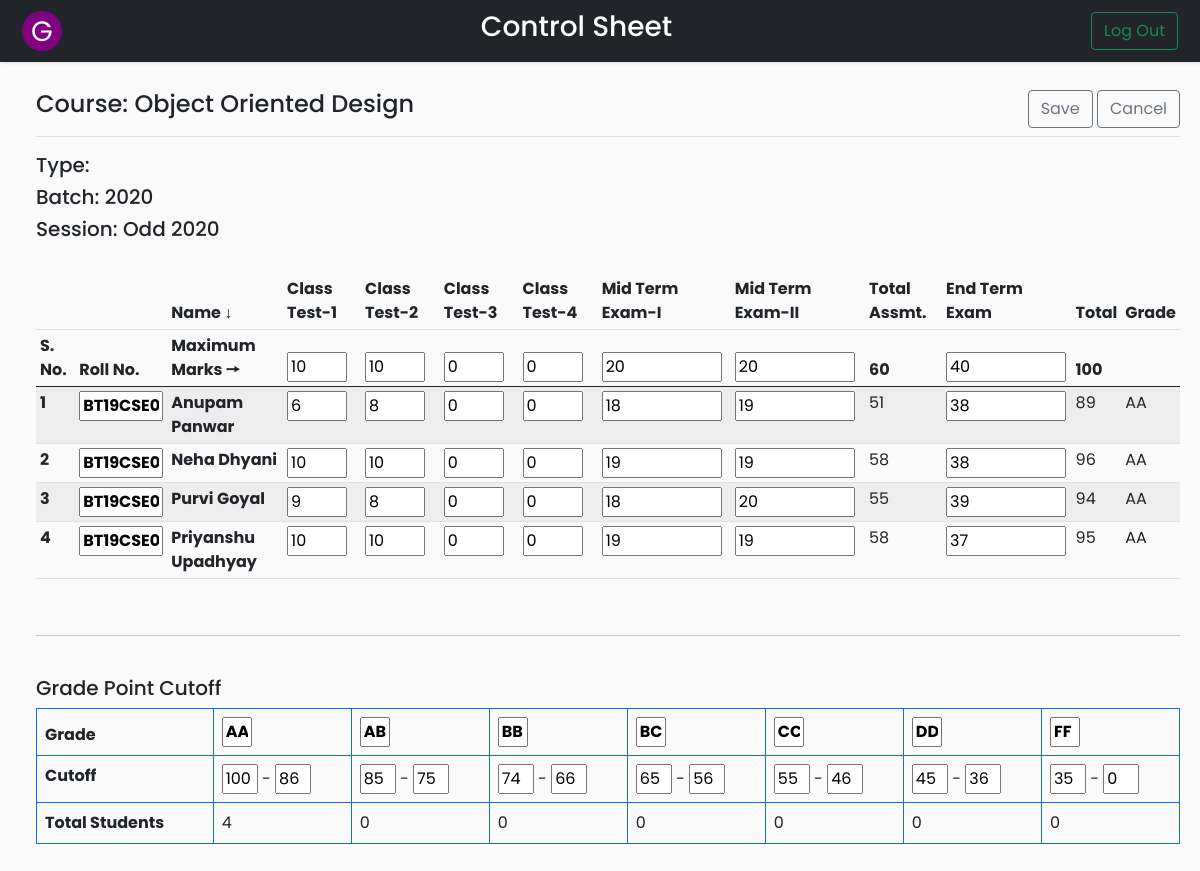
/Codes/edit.php?course=CSL-253 (signed in), run on an earlier commit of the app's database.
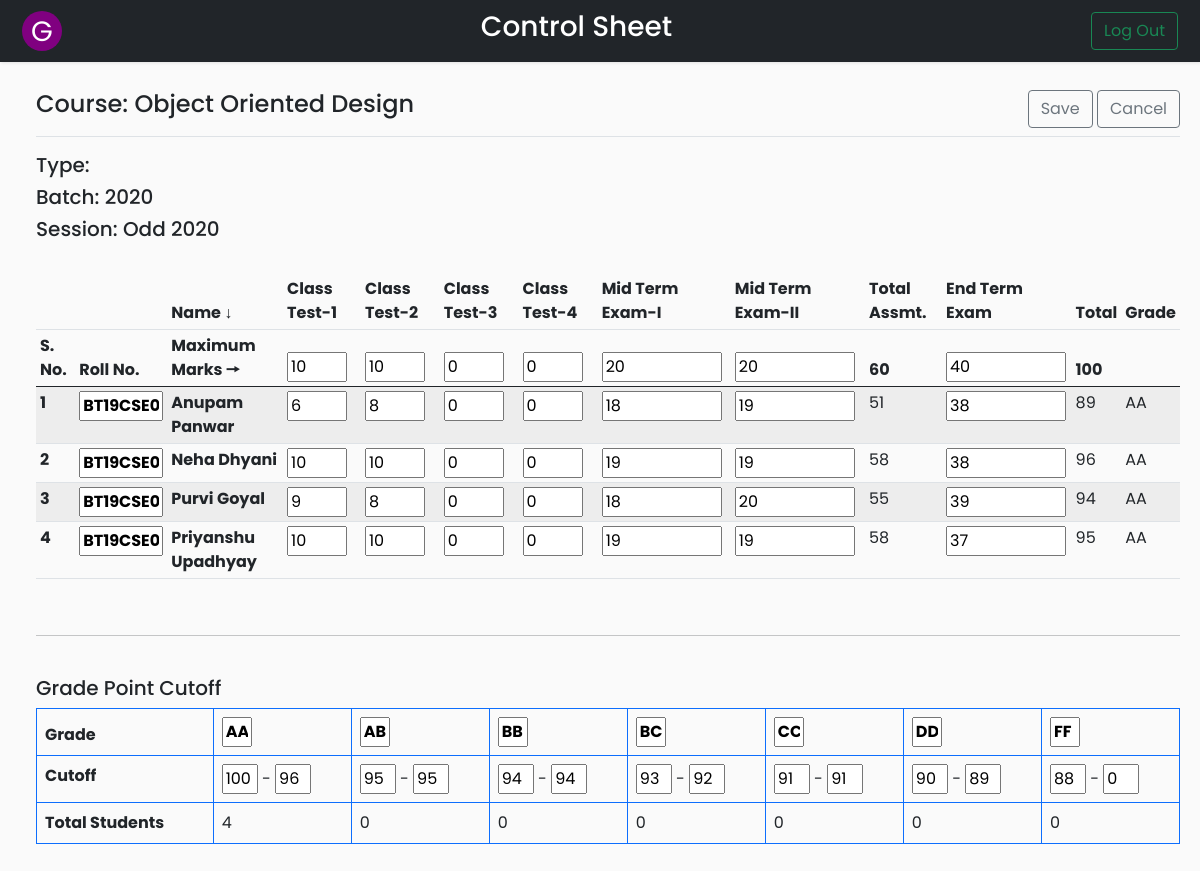
And on a later commit of the database.
### tables this page shows
CREATE TABLE `gradewindow` (
  `course_code` varchar(20) NOT NULL,
  `grade` varchar(5) NOT NULL,
  `lower_cutoff` float NOT NULL,
  `upper_cutoff` float NOT NULL,
  `no_of_students` int(11) DEFAULT NULL
);

### Codes/edit.php (the view, shortened to what the changed rows need)
<?php
if (isset($_SESSION['id'])) {
?>
    <!DOCTYPE html>
    <html>
    <head>
        <link rel="stylesheet" href="css/bootstrap.min.css">
        <link rel="stylesheet" href="css/edit.css">
        <?php
        require_once __DIR__ . '/connection/connect.php';
        if (isset($_GET['course'])) {
            $cd = $_GET['course'];
        } else {
            header('Location: coursetable.php?error=ERROR OCCURRED');
            exit();
        }
        ?>
    </head>
    <body>
        <div class="wrapper">
            <div id="content">
                <main class="col-md-auto ms-sm-3 col-lg-auto px-md-auto">
                    <form action="insert.php?course=<?php echo $cd; ?>" method="post">
                        <br>
                        <div class="table-responsive">
                            <table class="table table-striped table-sm tablecustom">
                                <thead>
                                    <tr>
                                        <th></th>
                                        <th></th>
                                        <th>Name ↓</th>
                                        <th>Class Test-1</th>
                                        <th>Class Test-2</th>
                                        <th>Class Test-3</th>
                                        <th>Class Test-4</th>
                                        <th>Mid Term Exam-I</th>
                                        <th>Mid Term Exam-II</th>
                                        <th>Total Assmt.</th>
                                        <th>End Term Exam</th>
                                        <th>Total</th>
                                        <th>Grade</th>
                                    </tr>
                                    <tr>
                                        <th>S. No.</th>
                                        <th>Roll No.</th>
                                        <th>Maximum Marks 🠖</th>
                                        <?php
                                        $sql = "SELECT * FROM courses WHERE course_code='$cd'";
                                        $result = $conn->query($sql);
                                        if ($row = $result->fetch_assoc()) { ?>
                                            <th><input class="classtest" name="mct1" value="<?php echo $row['mct1']; ?>"></input></th>
                                            <th><input class="classtest" name="mct2" value="<?php echo $row['mct2']; ?>"></input></th>
                                            <th><input class="classtest" name="mct3" value="<?php echo $row['mct3']; ?>"></input></th>
                                            <th><input class="classtest" name="mct4" value="<?php echo $row['mct4']; ?>"></input></th>
                                            <th><input class="marks" name="mmt1" value="<?php echo $row['mmt1']; ?>"></input></th>
                                            <th><input class="marks" name="mmt2" value="<?php echo $row['mmt2']; ?>"></input></th>
                                            <th><?php echo $row['mta']; ?></th>
                                            <th><input class="marks" name="met" value="<?php echo $row['met']; ?>"></input></th>
                                            <th><?php echo $row['mt']; ?></th>
                                            <th></th>
                                    </tr>
                                <?php } ?>
                                </thead>
                            </table>
                        </div>
                        <br>
                        <br>
                        <div class="table-responsive grades">
                            <table class="table table-bordered border-primary">
                                <thead>
                                    <tr>
                                        <td><strong>Grade</strong></td>
                                        <?php
                                        $sql = "SELECT grade FROM gradewindow WHERE course_code='$cd' ORDER BY grade";
                                        $result = $conn->query($sql);
                                        while ($row = $result->fetch_assoc()) {
                                        ?>
                                            <td><input  class="gradebutton" name="grade[]" value="<?php echo $row['grade']; ?>" style="font-weight:bold" readonly></input>
                                           <?php } ?></td>
                                    </tr>
                                </thead>
                                <tbody>
                                    <tr>
                                        <td><strong>Cutoff</strong></td>
                                        <?php
                                        $sql = "SELECT grade,lower_cutoff,upper_cutoff FROM gradewindow WHERE course_code='$cd' ORDER BY grade";
                                        $result = $conn->query($sql);
                                        while ($row = $result->fetch_assoc()) {
                                        ?>
                                             <td>
                                                    <input class="gradewin" name="ub[]" value="<?php echo $row['upper_cutoff']; ?>"></input>
                                                    -
                                                    <input class="gradewin" name="lb[]" value="<?php echo $row['lower_cutoff']; ?>"></input>
                                                </td>
                                                <?php } ?>
                                    </tr>
                                    <tr>
                                        <td><strong>Total Students</strong></td>
                                        <?php
                                        $sql = "SELECT grade,no_of_students FROM gradewindow WHERE course_code='$cd' ORDER BY grade";
                                        $result = $conn->query($sql);
                                        while ($row = $result->fetch_assoc()) {
                                        ?>
                                             <td>
                                                    <?php echo $row['no_of_students']; ?>
                                                </td>
                                                <?php } ?>
                                    </tr>
                                </tbody>
                            </table>
                        </div>
                    </form>
                </main>
            </div>
        </div>
    <?php
} else {
    header('Location: index.php?error=INVALID REQUEST');
    exit();
}
    ?>
    </body>
    </html>

What changed in the data, as far as the page shows it:
changed gradewindow "AA": lower_cutoff "86" → "96"
changed gradewindow "AB": upper_cutoff "85" → "95"; lower_cutoff "75" → "95"
changed gradewindow "BB": upper_cutoff "74" → "94"; lower_cutoff "66" → "94"
changed gradewindow "BC": upper_cutoff "65" → "93"; lower_cutoff "56" → "92"
changed gradewindow "CC": upper_cutoff "55" → "91"; lower_cutoff "46" → "91"
changed gradewindow "DD": upper_cutoff "45" → "90"; lower_cutoff "36" → "89"
changed gradewindow "FF": upper_cutoff "35" → "88"
